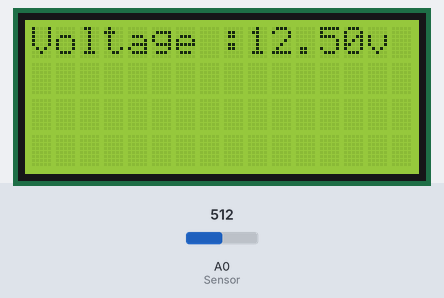
The sketch below on a simulated Arduino Uno, built with avr-gcc and run on an emulated ATmega328P. On the bench: 16×4 character LCD. The test bench sets the inputs (shaded band); at power-on: A0 (Sensor) = 512. What the sketch prints to the serial monitor is not drawn.

Above: at 1.2 s.
1.3 s: A0 (Sensor) set to 426
At 2.2 s:
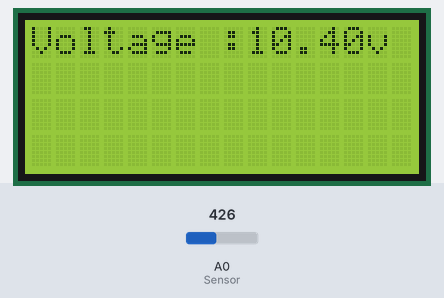
2.8 s: A0 (Sensor) set to 391
At 3.4 s:
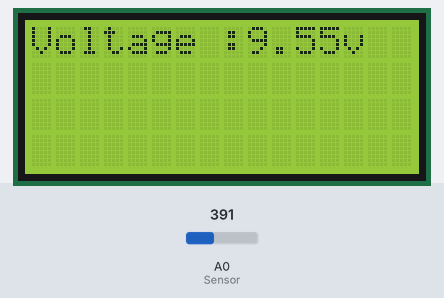
4.3 s: A0 (Sensor) set to 306
At 5.7 s:
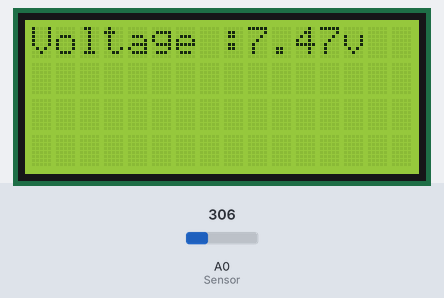
Timing chart, 0 to 7.3 s (numbered marks = the images above; inputs shaded):
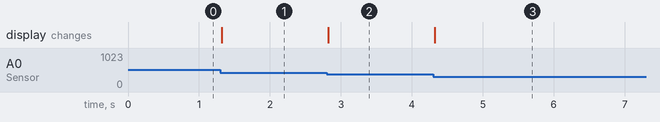

The sketch:

miniproject.ino
```cpp
#include <LiquidCrystal_I2C.h>
LiquidCrystal_I2C lcd(0x27, 16, 4);

#define Sensor A0
float vOUT = 0.0;
float vIN = 0.0;
float R1 = 30000.0;
float R2 = 7500.0;

void setup() {
  Serial.begin(9600);
  lcd.init();
  lcd.backlight();
}

void loop() {
  int value = analogRead(Sensor);
  vOUT = (value * 5.0) / 1024.0;
  vIN = vOUT / (R2 / (R1 + R2));

  lcd.setCursor(0, 0);
  lcd.print("Voltage :");
  lcd.print(vIN);
  lcd.print("v ");
  Serial.print("Voltage : ");
  Serial.println(vIN);
}
```

Measured:
- after the input at 1.3 s, the display: changes at once (image 1)
- after the input at 2.8 s, the display: changes at once (image 2)
- after the input at 4.3 s, the display: changes at once (image 3)
